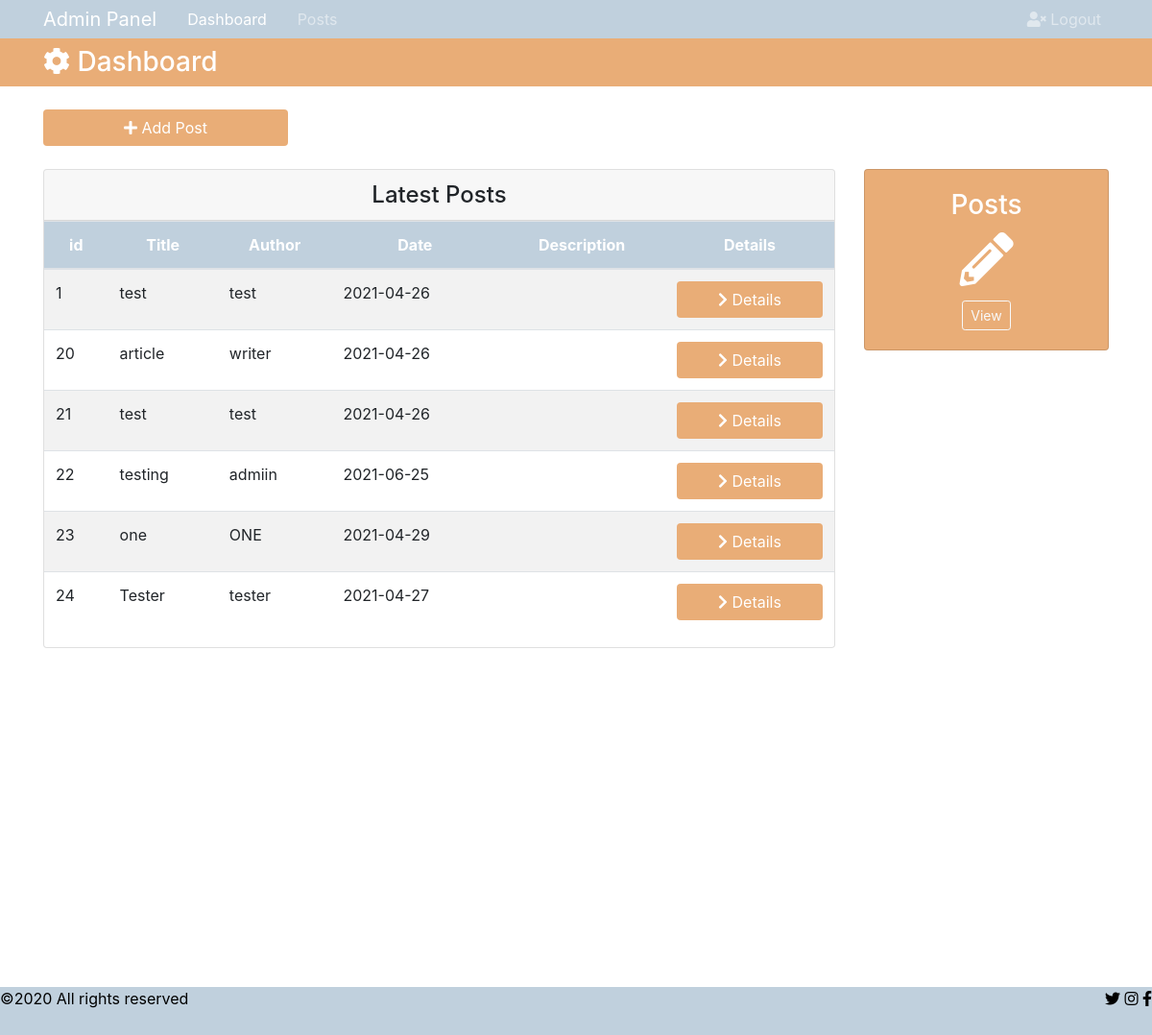
Screenshot of /BlogPages/dashboard.php with the database file from the repository.
### tables this page shows
CREATE TABLE `posts` (
  `id` int(11) NOT NULL,
  `title` varchar(50) NOT NULL,
  `author` varchar(30) NOT NULL,
  `date` date NOT NULL,
  `description` varchar(500) NOT NULL
);

### BlogPages/dashboard.php (the view, shortened to what this page needs)
<!DOCTYPE html>
<html lang="en">
<head>
  <link rel="stylesheet" href="https://stackpath.bootstrapcdn.com/bootstrap/4.3.1/css/bootstrap.min.css"
>
  <link rel="stylesheet" href="adminstyle.css">
  <link rel="stylesheet" href="https://use.fontawesome.com/releases/v5.10.2/css/all.css"
 />
</head>
<body>
  <nav class="navbar navbar-expand-sm navbar-dark background-dark p-0">
    <div class="container">
      <a href="dashboard.php" class="navbar-brand">Admin Panel</a>
      <div class="collapse navbar-collapse" id="navbarCollapse">
        <ul class="navbar-nav">
          <li class="nav-item px-2">
            <a href="dashboard.php" class="nav-link active">Dashboard</a>
          </li>
          <li class="nav-item px-2">
            <a href="posts.php" class="nav-link">Posts</a>
          </li>
        </ul>
        <ul class="navbar-nav ml-auto">
          <li class="nav-item">
            <a href="index.php" class="nav-link">
              <i class="fas fa-user-times"></i> Logout
            </a>
          </li>
        </ul>
      </div>
    </div>
  </nav>
  <header id="main-header" class="py-2 background-primary text-white">
    <div class="container">
      <div class="row">
        <div class="col align-self-center" id="header-div">
          <h3><i class="fas fa-cog"></i> Dashboard</h3>
        </div>
      </div>
    </div>
  </header>
  <section id="actions" class="py-4">
    <div class="container">
      <div class="row">
        <div class="col-md-3">
          <a href="addpost.php" class="btn background-primary btn-block" >
            <i class="fas fa-plus"></i> Add Post
          </a>
        </div>
      </div>
    </div>
  </section>
  <section id="posts">
    <div class="container">
      <div class="row">
        <div class="col-md-9" id="postLatestParent">
          <div class="card" id="postLatestContainer">
            <div class="card-header text-center">
              <h4 class="display-5 mb-0">Latest Posts</h4>
            </div>
<?php
$conn  = mysqli_connect('localhost', 'root', '', 'dynamic-blog');
$query="SELECT * FROM posts";
$query_run = mysqli_query($conn,$query)
?>
            <table class="table table-striped" id="postLatestTable">
              <thead class="background-dark text-center">
                <tr>
                  <th>id</th>
                  <th>Title</th>
                  <th>Author</th>
                  <th>Date</th>
                  <th>Description</th>
                  <th>Details</th>
                </tr>
              </thead>
              <tbody >
              <?php
              if(mysqli_num_rows($query_run)>0)
              {
                while($row = mysqli_fetch_assoc($query_run))
                {
                  ?>
                <tr>
                    <td><?php echo $row['id']; ?></td>
                    <td><?php echo $row['title']; ?></td>
                    <td><?php echo $row['author']; ?></td>
                    <td><?php echo $row['date']; ?></td>
                    <td><?php echo $row['description']; ?></td>
                    <td>
                      <a href="details.php" class="btn background-primary btn-block" >
                      <i class="fas fa-chevron-right"></i> Details
                      </a>
                    </td>
                </tr>
                <?php
                }
              }
              else{
                echo "No Record Found";
              }
              ?>
              </tbody>
            </table>
          </div>
        </div>
        <div class="col-md-3">
          <div class="card text-center background-primary mb-3">
            <div class="card-body">
              <h3>Posts</h3>
              <h4 class="display-4">
                <i class="fas fa-pencil-alt"></i>
              </h4>
              <a href="posts.php" class="btn btn-outline-light btn-sm">View</a>
            </div>
          </div>
        </div>
      </div>
    </div>
  </section>
  <footer  style="background-color: rgba(192,208,221,1); height: 50px;">&copy;2020 All rights reserved
          <div class="iconns">
            <i class="fab fa-twitter"></i>
            <i class="fab fa-instagram"></i>
            <i class="fab fa-facebook-f"></i>
          </div>
  </footer>
</body>
</html>

### BlogPages/adminstyle.css (style rules this page uses)
.background-primary { background-color: rgba(233,173,119,1); color: white; }
.background-dark { background-color: rgba(192,208,221,1); color: white; }
#header-div > h3 { margin-bottom: 0px; }
footer { color: black; display: flex; flex-direction: row; justify-content:space-between; background-color: rgba(192,208,221,1); height: 50px; position: relative; bottom: -353px; }

### rows the page displays
posts: id "1", title "test", author "test", date "2021-04-26"
posts: id "20", title "article", author "writer", date "2021-04-26"
posts: id "21", title "test", author "test", date "2021-04-26"
posts: id "22", title "testing", author "admiin", date "2021-06-25"
posts: id "23", title "one", author "ONE", date "2021-04-29"
posts: id "24", title "Tester", author "tester", date "2021-04-27"
